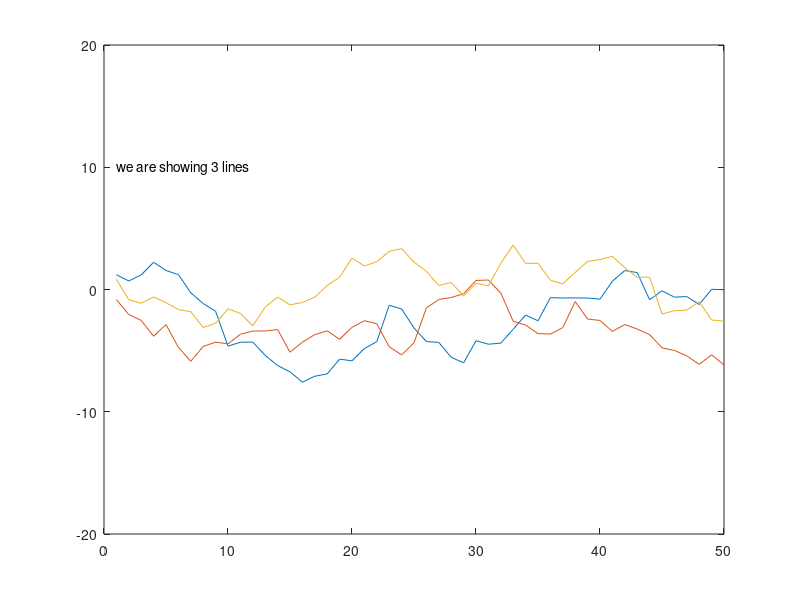

Recreate this plot in MATLAB.
n=3;
    x=cumsum(randn(50,n));
    plot(x);
    ylim([-20 20]);
    str=sprintf('we are showing %d lines',n);
    text(1,10,str);